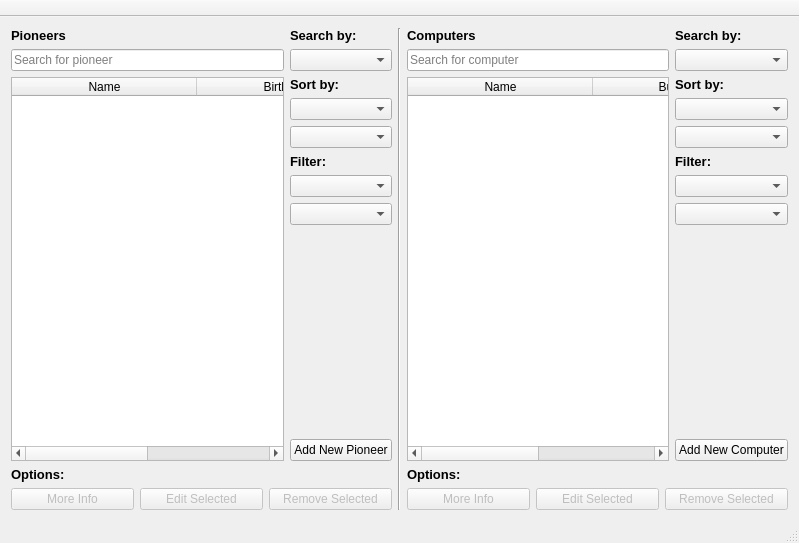
<?xml version="1.0" encoding="UTF-8"?>
<ui version="4.0">
 <class>MainWindow</class>
 <widget class="QMainWindow" name="MainWindow">
  <property name="geometry">
   <rect>
    <x>0</x>
    <y>0</y>
    <width>799</width>
    <height>543</height>
   </rect>
  </property>
  <property name="minimumSize">
   <size>
    <width>799</width>
    <height>543</height>
   </size>
  </property>
  <property name="windowTitle">
   <string>*~ Computer Science ~*</string>
  </property>
  <property name="windowIcon">
   <iconset resource="ui/resources.qrc">
    <normaloff>:/icons/Images/computer.png</normaloff>:/icons/Images/computer.png</iconset>
  </property>
  <widget class="QWidget" name="centralWidget">
   <layout class="QHBoxLayout" name="horizontalLayout_5">
    <item>
     <layout class="QVBoxLayout" name="verticalLayout_6">
      <item>
       <layout class="QVBoxLayout" name="verticalLayout_7">
        <item>
         <layout class="QHBoxLayout" name="horizontalLayout_2">
          <item>
           <layout class="QVBoxLayout" name="verticalLayout_2">
            <item>
             <widget class="QLabel" name="label_search_pioneers">
              <property name="font">
               <font>
                <pointsize>14</pointsize>
               </font>
              </property>
              <property name="text">
               <string>&lt;html&gt;&lt;head/&gt;&lt;body&gt;&lt;p&gt;&lt;span style=&quot; font-size:10pt; font-weight:600;&quot;&gt;Pioneers&lt;/span&gt;&lt;/p&gt;&lt;/body&gt;&lt;/html&gt;</string>
              </property>
             </widget>
            </item>
            <item>
             <widget class="QLineEdit" name="input_search_pioneers">
              <property name="statusTip">
               <string>Type here to search Pioneers</string>
              </property>
              <property name="placeholderText">
               <string>Search for pioneer</string>
              </property>
             </widget>
            </item>
            <item>
             <widget class="QTableWidget" name="table_pioneers">
              <property name="editTriggers">
               <set>QAbstractItemView::NoEditTriggers</set>
              </property>
              <property name="alternatingRowColors">
               <bool>true</bool>
              </property>
              <property name="selectionBehavior">
               <enum>QAbstractItemView::SelectRows</enum>
              </property>
              <property name="sortingEnabled">
               <bool>true</bool>
              </property>
              <attribute name="horizontalHeaderDefaultSectionSize">
               <number>185</number>
              </attribute>
              <attribute name="horizontalHeaderMinimumSectionSize">
               <number>37</number>
              </attribute>
              <attribute name="horizontalHeaderStretchLastSection">
               <bool>true</bool>
              </attribute>
              <attribute name="verticalHeaderVisible">
               <bool>false</bool>
              </attribute>
              <column>
               <property name="text">
                <string>Name</string>
               </property>
              </column>
              <column>
               <property name="text">
                <string>Birth Year</string>
               </property>
              </column>
             </widget>
            </item>
           </layout>
          </item>
          <item>
           <layout class="QVBoxLayout" name="verticalLayout">
            <item>
             <widget class="QLabel" name="label_pioneers_search_by">
              <property name="font">
               <font>
                <pointsize>8</pointsize>
               </font>
              </property>
              <property name="text">
               <string>&lt;html&gt;&lt;head/&gt;&lt;body&gt;&lt;p&gt;&lt;span style=&quot; font-size:10pt; font-weight:600;&quot;&gt;Search by:&lt;/span&gt;&lt;/p&gt;&lt;/body&gt;&lt;/html&gt;</string>
              </property>
             </widget>
            </item>
            <item>
             <widget class="QComboBox" name="dropdown_pioneers_search_by">
              <property name="statusTip">
               <string>Search Pioneers by Name or Birth Year</string>
              </property>
             </widget>
            </item>
            <item>
             <widget class="QLabel" name="label_pioneers_sort_by">
              <property name="text">
               <string>&lt;html&gt;&lt;head/&gt;&lt;body&gt;&lt;p&gt;&lt;span style=&quot; font-size:10pt; font-weight:600;&quot;&gt;Sort by:&lt;/span&gt;&lt;/p&gt;&lt;/body&gt;&lt;/html&gt;</string>
              </property>
             </widget>
            </item>
            <item>
             <widget class="QComboBox" name="dropdown_pioneers_order_by">
              <property name="toolTip">
               <string/>
              </property>
              <property name="statusTip">
               <string>Sort by Name or Birth Year</string>
              </property>
             </widget>
            </item>
            <item>
             <widget class="QComboBox" name="dropdown_pioneers_order_direction">
              <property name="statusTip">
               <string>Sorting direction</string>
              </property>
             </widget>
            </item>
            <item>
             <widget class="QLabel" name="label_pioneers_filter">
              <property name="text">
               <string>&lt;html&gt;&lt;head/&gt;&lt;body&gt;&lt;p&gt;&lt;span style=&quot; font-size:10pt; font-weight:600;&quot;&gt;Filter:&lt;/span&gt;&lt;/p&gt;&lt;/body&gt;&lt;/html&gt;</string>
              </property>
             </widget>
            </item>
            <item>
             <widget class="QComboBox" name="dropdown_pioneers_filter_gender">
              <property name="statusTip">
               <string>Filter Pioneers by gender</string>
              </property>
             </widget>
            </item>
            <item>
             <widget class="QComboBox" name="dropdown_pioneers_filter_vital_status">
              <property name="statusTip">
               <string>Filter Pioneers by vital status</string>
              </property>
             </widget>
            </item>
            <item>
             <spacer name="verticalSpacer">
              <property name="orientation">
               <enum>Qt::Vertical</enum>
              </property>
              <property name="sizeHint" stdset="0">
               <size>
                <width>20</width>
                <height>40</height>
               </size>
              </property>
             </spacer>
            </item>
            <item>
             <widget class="QPushButton" name="pushButton_pioneers_add_new_entry">
              <property name="statusTip">
               <string>Add new Pioneer entry</string>
              </property>
              <property name="text">
               <string>Add New Pioneer</string>
              </property>
             </widget>
            </item>
           </layout>
          </item>
         </layout>
        </item>
        <item>
         <widget class="QLabel" name="label_pioneers_options">
          <property name="text">
           <string>&lt;html&gt;&lt;head/&gt;&lt;body&gt;&lt;p&gt;&lt;span style=&quot; font-size:10pt; font-weight:600;&quot;&gt;Options:&lt;/span&gt;&lt;/p&gt;&lt;/body&gt;&lt;/html&gt;</string>
          </property>
         </widget>
        </item>
        <item>
         <layout class="QHBoxLayout" name="horizontalLayout">
          <item>
           <widget class="QPushButton" name="pushButton_pioneers_more_info">
            <property name="enabled">
             <bool>false</bool>
            </property>
            <property name="statusTip">
             <string>See more info about selected Pioneer</string>
            </property>
            <property name="text">
             <string>More Info</string>
            </property>
           </widget>
          </item>
          <item>
           <widget class="QPushButton" name="pushButton_pioneers_edit">
            <property name="enabled">
             <bool>false</bool>
            </property>
            <property name="statusTip">
             <string>Edit selected Pioneer</string>
            </property>
            <property name="text">
             <string>Edit Selected</string>
            </property>
           </widget>
          </item>
          <item>
           <widget class="QPushButton" name="button_pioneer_remove">
            <property name="enabled">
             <bool>false</bool>
            </property>
            <property name="statusTip">
             <string>Remove selected Pioneer</string>
            </property>
            <property name="text">
             <string>Remove Selected</string>
            </property>
           </widget>
          </item>
         </layout>
        </item>
       </layout>
      </item>
     </layout>
    </item>
    <item>
     <widget class="Line" name="line_3">
      <property name="orientation">
       <enum>Qt::Vertical</enum>
      </property>
     </widget>
    </item>
    <item>
     <layout class="QVBoxLayout" name="verticalLayout_8">
      <item>
       <layout class="QHBoxLayout" name="horizontalLayout_4">
        <item>
         <layout class="QVBoxLayout" name="verticalLayout_4">
          <item>
           <widget class="QLabel" name="label_search_computers">
            <property name="text">
             <string>&lt;html&gt;&lt;head/&gt;&lt;body&gt;&lt;p&gt;&lt;span style=&quot; font-size:10pt; font-weight:600;&quot;&gt;Computers&lt;/span&gt;&lt;/p&gt;&lt;/body&gt;&lt;/html&gt;</string>
            </property>
           </widget>
          </item>
          <item>
           <widget class="QLineEdit" name="input_search_computers">
            <property name="statusTip">
             <string>Type here to search Computers</string>
            </property>
            <property name="placeholderText">
             <string>Search for computer</string>
            </property>
           </widget>
          </item>
          <item>
           <widget class="QTableWidget" name="table_computers">
            <property name="editTriggers">
             <set>QAbstractItemView::NoEditTriggers</set>
            </property>
            <property name="alternatingRowColors">
             <bool>true</bool>
            </property>
            <property name="selectionBehavior">
             <enum>QAbstractItemView::SelectRows</enum>
            </property>
            <property name="sortingEnabled">
             <bool>true</bool>
            </property>
            <attribute name="horizontalHeaderDefaultSectionSize">
             <number>185</number>
            </attribute>
            <attribute name="horizontalHeaderStretchLastSection">
             <bool>true</bool>
            </attribute>
            <attribute name="verticalHeaderVisible">
             <bool>false</bool>
            </attribute>
            <column>
             <property name="text">
              <string>Name</string>
             </property>
            </column>
            <column>
             <property name="text">
              <string>Build Year</string>
             </property>
            </column>
           </widget>
          </item>
         </layout>
        </item>
        <item>
         <layout class="QVBoxLayout" name="verticalLayout_5">
          <item>
           <widget class="QLabel" name="label_computers_search_by">
            <property name="text">
             <string>&lt;html&gt;&lt;head/&gt;&lt;body&gt;&lt;p&gt;&lt;span style=&quot; font-size:10pt; font-weight:600;&quot;&gt;Search by:&lt;/span&gt;&lt;/p&gt;&lt;/body&gt;&lt;/html&gt;</string>
            </property>
           </widget>
          </item>
          <item>
           <widget class="QComboBox" name="dropdown_computers_search_by">
            <property name="statusTip">
             <string>Search Computers by Name or Build Year</string>
            </property>
           </widget>
          </item>
          <item>
           <widget class="QLabel" name="label_computers_sort_by">
            <property name="text">
             <string>&lt;html&gt;&lt;head/&gt;&lt;body&gt;&lt;p&gt;&lt;span style=&quot; font-size:10pt; font-weight:600;&quot;&gt;Sort by:&lt;/span&gt;&lt;/p&gt;&lt;/body&gt;&lt;/html&gt;</string>
            </property>
           </widget>
          </item>
          <item>
           <widget class="QComboBox" name="dropdown_computers_order_by">
            <property name="statusTip">
             <string>Sort Computers by Name or Build Year</string>
            </property>
           </widget>
          </item>
          <item>
           <widget class="QComboBox" name="dropdown_computers_order_direction">
            <property name="toolTip">
             <string/>
            </property>
            <property name="statusTip">
             <string>Sorting direction</string>
            </property>
           </widget>
          </item>
          <item>
           <widget class="QLabel" name="label_computers_filter">
            <property name="text">
             <string>&lt;html&gt;&lt;head/&gt;&lt;body&gt;&lt;p&gt;&lt;span style=&quot; font-size:10pt; font-weight:600;&quot;&gt;Filter:&lt;/span&gt;&lt;/p&gt;&lt;/body&gt;&lt;/html&gt;</string>
            </property>
           </widget>
          </item>
          <item>
           <widget class="QComboBox" name="dropdown_computers_filter_type">
            <property name="statusTip">
             <string>Filter Computers by type</string>
            </property>
           </widget>
          </item>
          <item>
           <widget class="QComboBox" name="dropdown_computers_filter_built">
            <property name="statusTip">
             <string>Filter Computers by if it was built or not</string>
            </property>
           </widget>
          </item>
          <item>
           <spacer name="verticalSpacer_2">
            <property name="orientation">
             <enum>Qt::Vertical</enum>
            </property>
            <property name="sizeHint" stdset="0">
             <size>
              <width>20</width>
              <height>40</height>
             </size>
            </property>
           </spacer>
          </item>
          <item>
           <widget class="QPushButton" name="pushButton_computers_add_new_entry">
            <property name="statusTip">
             <string>Add new Computer entry</string>
            </property>
            <property name="text">
             <string>Add New Computer</string>
            </property>
           </widget>
          </item>
         </layout>
        </item>
       </layout>
      </item>
      <item>
       <layout class="QVBoxLayout" name="verticalLayout_3">
        <item>
         <widget class="QLabel" name="label_computers_options">
          <property name="text">
           <string>&lt;html&gt;&lt;head/&gt;&lt;body&gt;&lt;p&gt;&lt;span style=&quot; font-size:10pt; font-weight:600;&quot;&gt;Options:&lt;/span&gt;&lt;/p&gt;&lt;/body&gt;&lt;/html&gt;</string>
          </property>
         </widget>
        </item>
        <item>
         <layout class="QHBoxLayout" name="horizontalLayout_3">
          <item>
           <widget class="QPushButton" name="pushButton_computers_more_info">
            <property name="enabled">
             <bool>false</bool>
            </property>
            <property name="statusTip">
             <string>See more info about selected Computer</string>
            </property>
            <property name="text">
             <string>More Info</string>
            </property>
           </widget>
          </item>
          <item>
           <widget class="QPushButton" name="pushButton_computers_edit">
            <property name="enabled">
             <bool>false</bool>
            </property>
            <property name="statusTip">
             <string>Edit selected Computer</string>
            </property>
            <property name="text">
             <string>Edit Selected</string>
            </property>
           </widget>
          </item>
          <item>
           <widget class="QPushButton" name="button_computer_remove">
            <property name="enabled">
             <bool>false</bool>
            </property>
            <property name="statusTip">
             <string>Remove selected Computer</string>
            </property>
            <property name="text">
             <string>Remove Selected</string>
            </property>
           </widget>
          </item>
         </layout>
        </item>
       </layout>
      </item>
     </layout>
    </item>
   </layout>
  </widget>
  <widget class="QMenuBar" name="menuBar">
   <property name="geometry">
    <rect>
     <x>0</x>
     <y>0</y>
     <width>799</width>
     <height>21</height>
    </rect>
   </property>
  </widget>
  <widget class="QToolBar" name="mainToolBar">
   <property name="movable">
    <bool>false</bool>
   </property>
   <attribute name="toolBarArea">
    <enum>TopToolBarArea</enum>
   </attribute>
   <attribute name="toolBarBreak">
    <bool>false</bool>
   </attribute>
  </widget>
  <widget class="QStatusBar" name="statusBar"/>
 </widget>
 <layoutdefault spacing="6" margin="11"/>
 <resources>
  <include location="ui/resources.qrc"/>
 </resources>
 <connections/>
</ui>
